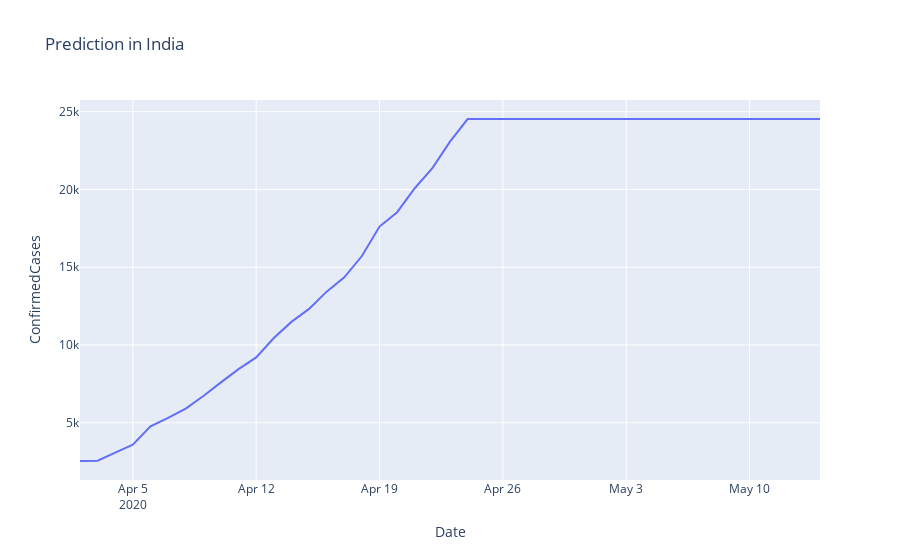

The code cell stored with this chart in its notebook:
### Code cell
country = "India"

target = "ConfirmedCases"
region_train_df = train_df[(train_df["Country_Region"]==country)]
region_predict_df = predict_df[(predict_df["Country_Region"]==country)]

fig = plt.figure(figsize=(10, 6))
ax1 = fig.add_axes([0, 0, 1, 1])

fig = px.line(region_train_df, x="Date", y=target, title='Prediction in India')
fig = px.line(region_predict_df, x="Date", y=target, title='Prediction in India')
fig.show()

ax1.plot(region_train_df["Date"],
         region_train_df[target],
         color="green")

ax1.plot(region_predict_df["Date"],
         region_predict_df[target],
         color="red")
plt.show()

### Figure 1 — Plotly figure (JSON) as saved in the notebook; plotly's stock layout.template omitted (floating-point values rounded to 4 significant figures)
{"data": [{"hoverlabel": {"namelength": 0}, "hovertemplate": "Date=%{x}<br>ConfirmedCases=%{y}", "legendgroup": "", "line": {"color": "#636efa", "dash": "solid"}, "mode": "lines", "name": "", "showlegend": false, "type": "scatter", "x": ["2020-04-02T00:00:00", "2020-04-03T00:00:00", "2020-04-04T00:00:00", "2020-04-05T00:00:00", "2020-04-06T00:00:00", "2020-04-07T00:00:00", "2020-04-08T00:00:00", "2020-04-09T00:00:00", "2020-04-10T00:00:00", "2020-04-11T00:00:00", "2020-04-12T00:00:00", "2020-04-13T00:00:00", "2020-04-14T00:00:00", "2020-04-15T00:00:00", "2020-04-16T00:00:00", "2020-04-17T00:00:00", "2020-04-18T00:00:00", "2020-04-19T00:00:00", "2020-04-20T00:00:00", "2020-04-21T00:00:00", "2020-04-22T00:00:00", "2020-04-23T00:00:00", "2020-04-24T00:00:00", "2020-04-25T00:00:00", "2020-04-26T00:00:00", "2020-04-27T00:00:00", "2020-04-28T00:00:00", "2020-04-29T00:00:00", "2020-04-30T00:00:00", "2020-05-01T00:00:00", "2020-05-02T00:00:00", "2020-05-03T00:00:00", "2020-05-04T00:00:00", "2020-05-05T00:00:00", "2020-05-06T00:00:00", "2020-05-07T00:00:00", "2020-05-08T00:00:00", "2020-05-09T00:00:00", "2020-05-10T00:00:00", "2020-05-11T00:00:00", "2020-05-12T00:00:00", "2020-05-13T00:00:00", "2020-05-14T00:00:00"], "xaxis": "x", "y": [2543, 2567, 3082, 3588, 4778, 5311, 5916, 6725, 7598, 8446, 9205, 10453, 11487, 12322, 13430, 14352, 15722, 17615, 18539, 20080, 21370, 23077, 24530, 24530.0, 24530.0, 24530.0, 24530.0, 24530.0, 24530.0, 24530.0, 24530.0, 24530.0, 24530.0, 24530.0, 24530.0, 24530.0, 24530.0, 24530.0, 24530.0, 24530.0, 24530.0, 24530.0, 24530.0], "yaxis": "y"}], "layout": {"legend": {"tracegroupgap": 0}, "title": {"text": "Prediction in India"}, "xaxis": {"anchor": "y", "domain": [0, 1], "title": {"text": "Date"}}, "yaxis": {"anchor": "x", "domain": [0, 1], "title": {"text": "ConfirmedCases"}}}}
